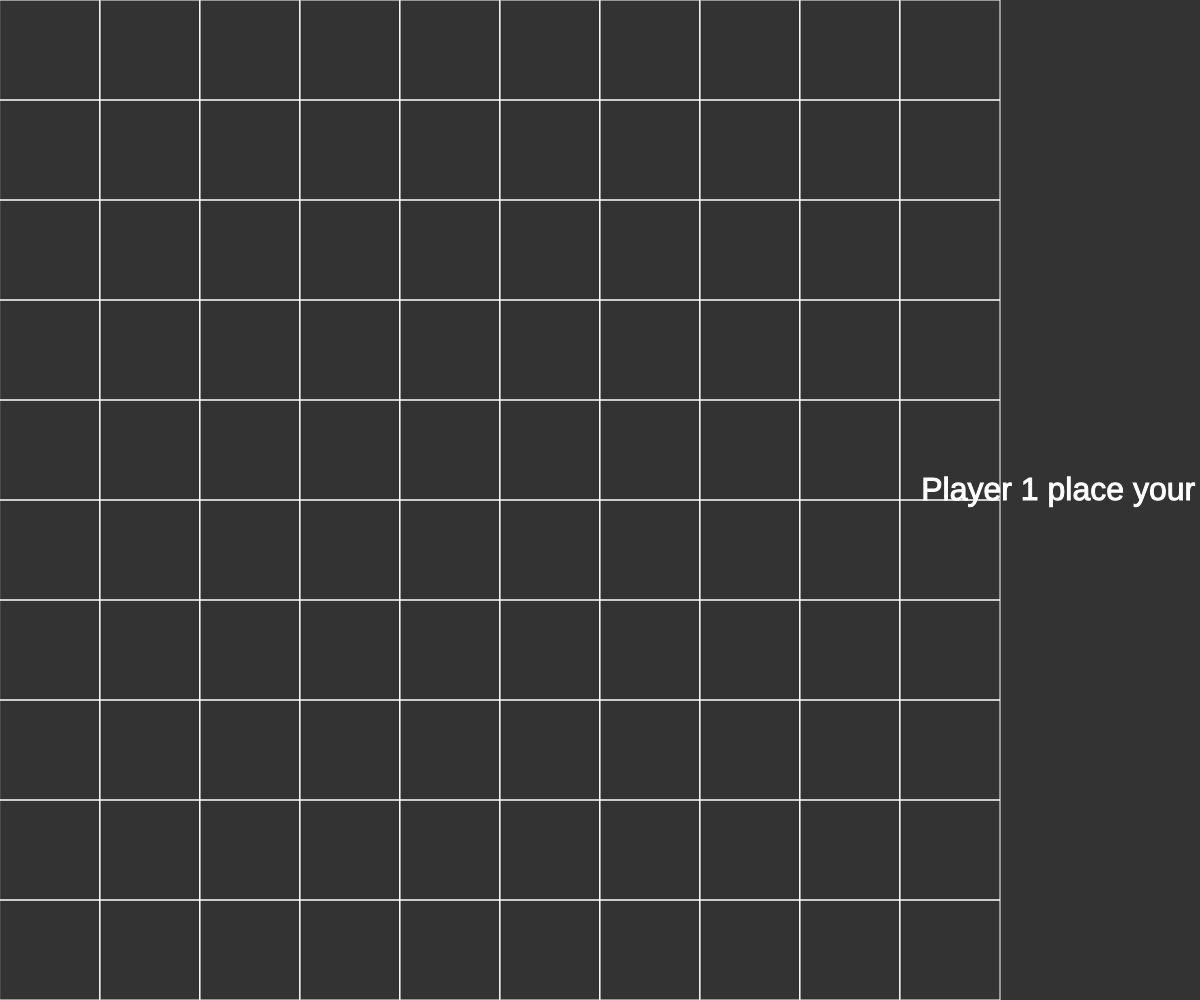
Frame 1 (no input)
Frame 60 (no input): identical to frame 1, image omitted
Frame 120 (the mouse pressed at the canvas centre since frame 60): identical to frame 1, image omitted

The p5.js sketch that drew this single still picture (run headless with seeded random() and noise() and a simulated clock; from frame 60 on, the mouse is pressed at the canvas centre):

// p5.js sketch
// ── sketch.js
/* BUGS:
	kan sette skip oppå hverandre
*/


let cols = 10;
let rows = 10;
let w;
let boxes = [];
let boxes2 = [];
isPlacing = true;
let base = [];
let end = [];
let placements = 0;
let currlen;
let turn = 0;
let p1Hits = 0;
let p2Hits = 0;
let txt = {
	x: 100,
	y: 100,
	text: 'Player 1 place your ships'
};

function setup() {
	createCanvas(windowWidth, windowHeight);
	textSize(32);
	textAlign(CENTER);
	if (windowWidth > windowHeight) {
		w = windowHeight / rows;
		txt.x = width - (width - cols * w) / 2;
		txt.y = height / 2;
	} else {
		w = windowWidth / cols;
		txt.y = height - (height - rows * w) / 2;
		txt.x = width / 2;
	}

	//add margins
	background(51);
	stroke(255);
	noFill();

	for (let i = 0; i < cols; i++) {
		boxes[i] = [];
		boxes2[i] = [];
		for (let j = 0; j < rows; j++) {
			boxes[i][j] = new Box(i * w, j * w, w);
			boxes2[i][j] = new Box(i * w, j * w, w);
		}
	}
}

function draw() {
	background(51)
	for (let i = 0; i < boxes.length; i++) {
		for (let j = 0; j < boxes[i].length; j++) {
			if (placements < 10) {
				boxes[i][j].render();
			} else if (placements < 20) {
				boxes2[i][j].render();
			} else if (turn % 2 != 0) {
				boxes[i][j].render();
			} else {
				boxes2[i][j].render();
			}
		}
	}
	fill(255);
	text(txt.text, txt.x, txt.y);
	if (p1Hits == 17) {
		gameover('player 1 ');
	} else if (p2Hits == 17) {
		gameover('player 2 ');
	}

}


class Box {
	constructor(x, y, w) {
		this.x = x;
		this.y = y;
		this.w = w;
		this.highlight = false;
		this.isShip = false;
		this.hit = false;
		this.base = false;
		this.end = false;
	}
	render() {

		if (this.intersects(mouseX, mouseY)) {
			this.highlight = true;
		} else {
			this.highlight = false;
		}
		if (this.highlight) {
			fill(0, 0, 255);
		} else if (this.hit && this.isShip) {
			fill(255, 0, 0);
		} else if (this.hit) {
			fill(200);
		} else if (this.isShip && placements < 20) {
			fill(100);
		} else {
			noFill();
		}
		rect(this.x, this.y, this.w, this.w);
	}

	intersects(otherx, othery) {
		if (otherx > this.x && otherx < this.x + this.w && othery > this.y && othery < this.y + this.w) {
			return true;
		}
	}
}

function gameover(player) {
	textSize(128);
	fill(0, 255, 0);
	noLoop();
	background(51);
	text(player + 'wins', width / 2, height / 2);
}

function mousePressed() {
	for (let i = 0; i < boxes.length; i++) {
		for (let j = 0; j < boxes[i].length; j++) {

			if (boxes[i][j].intersects(mouseX, mouseY)) {
				if (!isPlacing) {
					if (turn % 2 == 0) {
						boxes2[i][j].hit = true;
						if (!boxes2[i][j].isShip) {
							turn++;
							txt.text = "Player 2's turn";
						} else {
							p1Hits++;
						}
					} else {
						boxes[i][j].hit = true;
						if (!boxes[i][j].isShip) {
							turn++;
							txt.text = "Player 1's turn";
						} else {
							p2Hits++;
						}
					}
				} else {
					if (placements % 2 == 0) {
						base = [i, j];
						if (placements < 10) {
							boxes[i][j].isShip = true;
						} else {
							boxes2[i][j].isShip = true;
						}
						placements++
						if (placements == 1 || placements == 11) {
							currlen = 2;
						} else if (placements == 3 || placements == 5 || placements == 13 || placements == 15) {
							currlen = 3;
						} else if (placements == 7 || placements == 17) {
							currlen = 4;
						} else if (placements == 9 || placements == 19) {
							currlen = 5;
						}
						txt.text = 'length of ship is ' + currlen + ' tiles';
					} else {
						end = [i, j];
						if (base[1] == end[1] && base[0] - end[0] == currlen - 1) {
							for (let k = 0; k < abs(end[0] - base[0]); k++) {
								if (placements < 10) {
									boxes[base[0] - k - 1][base[1]].isShip = true;
								} else {
									boxes2[base[0] - k - 1][base[1]].isShip = true;

								}
							}
							placements++;
						} else if (base[1] == end[1] && base[0] - end[0] == -currlen + 1) {
							for (let k = 0; k < abs(end[0] - base[0]); k++) {
								if (placements < 10) {
									boxes[base[0] + k + 1][base[1]].isShip = true;
								} else {
									boxes2[base[0] + k + 1][base[1]].isShip = true;
								}
							}
							placements++;
						} else if (base[0] == end[0] && base[1] - end[1] == currlen - 1) {
							for (let k = 0; k < abs(end[1] - base[1]); k++) {
								if (placements < 10) {
									boxes[base[0]][base[1] - k - 1].isShip = true;
								} else {
									boxes2[base[0]][base[1] - k - 1].isShip = true;
								}
							}
							placements++;
						} else if (base[0] == end[0] && base[1] - end[1] == -currlen + 1) {
							for (let k = 0; k < abs(end[1] - base[1]); k++) {
								if (placements < 10) {
									boxes[base[0]][base[1] + k + 1].isShip = true;
								} else {
									boxes2[base[0]][base[1] + k + 1].isShip = true;

								}
							}
							placements++;
						}
					}
					if (placements == 10) {
						txt.text = 'Player 2 place your ships';
					}
					if (placements == 20) {
						txt.text = 'Player 1 start';
						isPlacing = false;
					}
				}
			}
		}
	}
}
